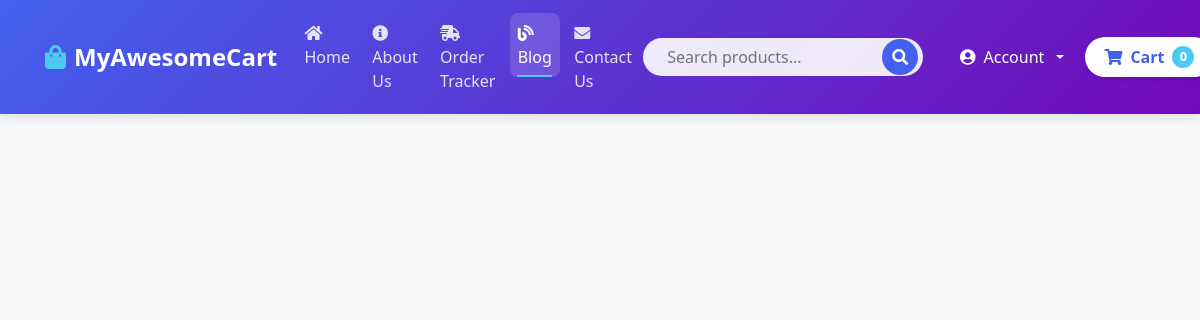
Page /blog/ on the earlier database version.
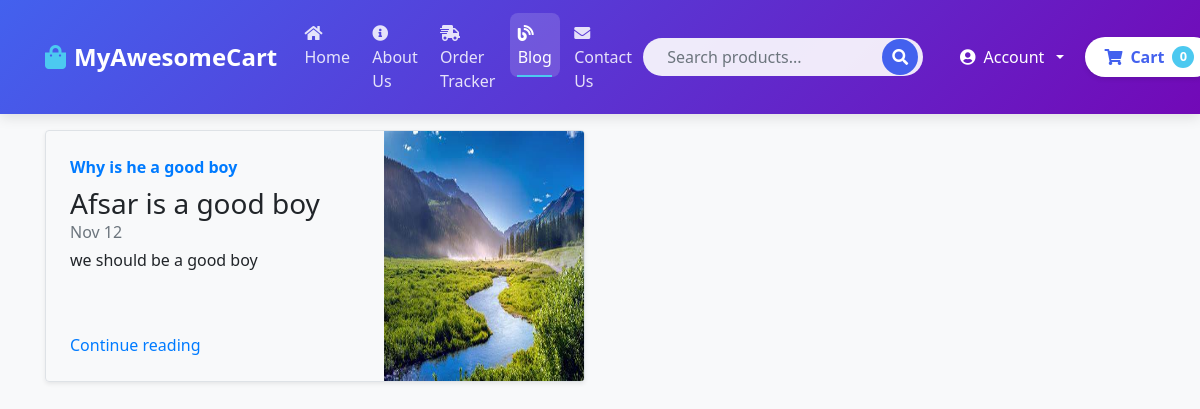
Same page on the later database version.
### blog/models.py (models this page shows)
class Blogpost(models.Model):
    post_id = models.AutoField(primary_key=True)
    title = models.CharField(max_length=50)
    head0 = models.CharField(max_length=500, default="")
    chead0 = models.CharField(max_length=5000, default="")
    head1 = models.CharField(max_length=500, default="")
    chead1 = models.CharField(max_length=5000, default="")
    head2 = models.CharField(max_length=500, default="")
    chead2 = models.CharField(max_length=5000, default="")
    pub_date = models.DateField()
    thumbnail = models.ImageField(upload_to="shop/image", default="")
    def __str__(self):
        return self.title

### blog/views.py (the view)
# urls.py: path('', views.index, name="ShopHome"),
def index(request):
    myposts = Blogpost.objects.all()
    print(myposts)
    return render(request, 'blog/index.html', {'myposts': myposts})

### blog/templates/blog/index.html (shortened to what this page needs)
{%extends 'shop/basic.html'%}
{% block body %}
  <div class="container mt-3">
    <div class="row my-2">
    {% for item in myposts %}
    <div class="col-md-6">
      <div class="row no-gutters border rounded overflow-hidden flex-md-row mb-4 shadow-sm h-md-250 position-relative">
        <div class="col p-4 d-flex flex-column position-static">
          <strong class="d-inline-block mb-2 text-primary">{{item.head0}}</strong>
          <h3 class="mb-0">{{item.title}}</h3>
          <div class="mb-1 text-muted">Nov 12</div>
          <p class="card-text mb-auto">{{item.head1}}</p>
          <a href="blogpost/{{item.post_id}}" class="stretched-link">Continue reading</a>
        </div>
        <div class="col-auto d-none d-lg-block">
          <img src="/media/{{item.thumbnail}}" class="bd-placeholder-img" width="200" height="250" aria-label="Placeholder: Thumbnail"/>
        </div>
      </div>
    </div>
    {% endfor %}
  </div>
{% endblock %}

Differences in the rows shown:
added Blogpost: head0 "Why is he a good boy", title "Afsar is a good boy", head1 "we should be a good boy", thumbnail (picture)
